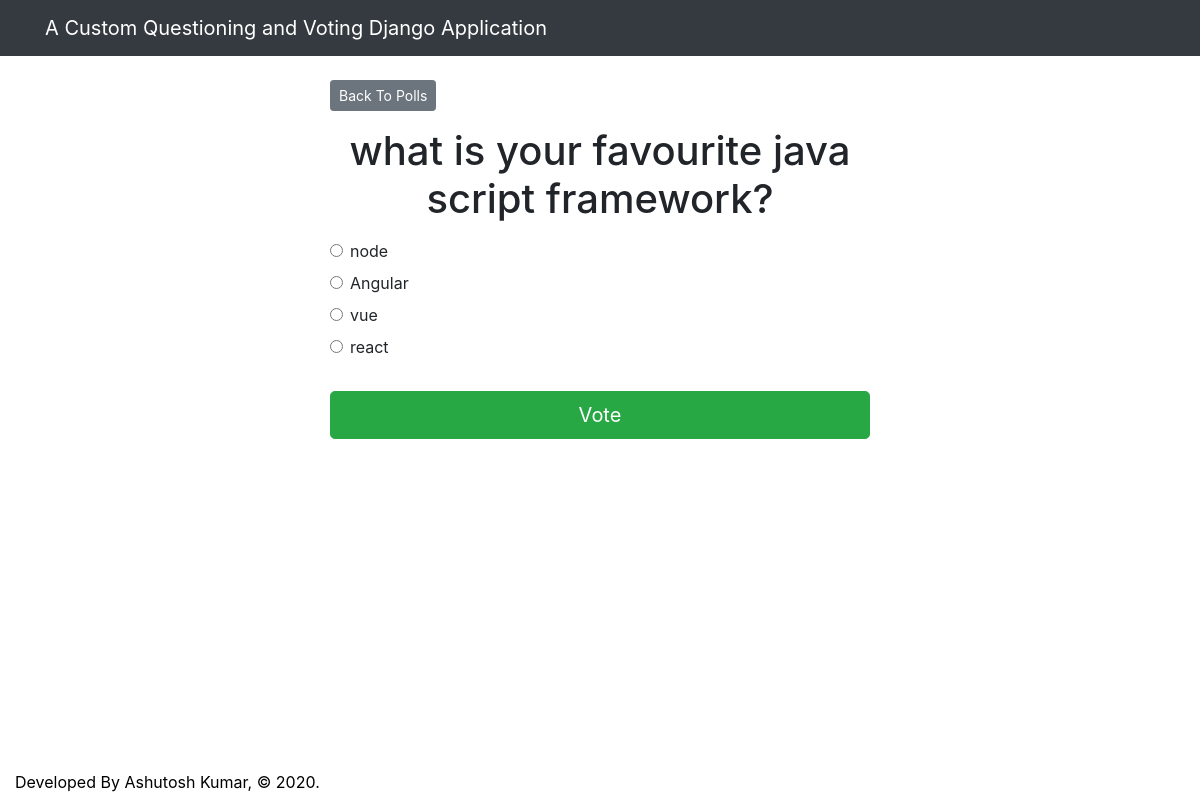
The app's page /polls/2/ with its own data.
### polls/models.py (models this page shows, shortened)
class Question(models.Model):
    question_text = models.CharField(max_length=200)
    pub_date = models.DateTimeField('date published')

class Choice(models.Model):
    question = models.ForeignKey(Question, on_delete=models.CASCADE)
    choice_text = models.CharField(max_length=200)
    votes = models.IntegerField(default=0)

### polls/views.py (the view)
# urls.py: path('<int:question_id>/', views.detail, name='detail'),
def detail(request, question_id):
  try:
    question = Question.objects.get(pk=question_id)
  except Question.DoesNotExist:
    raise Http404("Question does not exist")
  return render(request, 'polls/detail.html', { 'question': question })

### templates/polls/detail.html (shortened to what this page needs)
{% extends 'base.html' %}
{% block content %}
<a class="btn btn-secondary btn-sm mb-3" href="{% url 'polls:index' %}">Back To Polls</a>
<h1 class="text-center mb-3">{{ question.question_text }}</h1>
<form action="{% url 'polls:vote' question.id %}" method="post">
	{% for choice in question.choice_set.all %}
		<div class="form-check">
			<input
				type="radio"
				name="choice"
				class="form-check-input"
				id="choice{{ forloop.counter }}"
				value="{{ choice.id }}"
			/>
			<label for="choice{{ forloop.counter }}">{{ choice.choice_text }}</label
			>
		</div>
	{% endfor %}
	<input type="submit" value="Vote" class="btn btn-success btn-lg btn-block mt-4" />
</form>
{% endblock %}

### records on screen
Question: question_text "what is your favourite java script framework?"
Choice: choice_text "node"
Choice: choice_text "Angular"
Choice: choice_text "vue"
Choice: choice_text "react"
